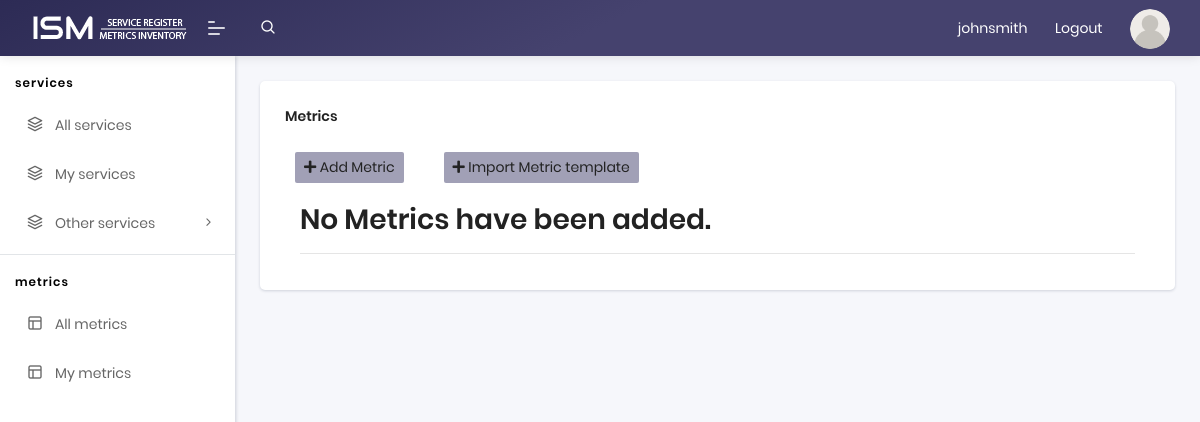
The page /metrics (signed in) on the database as committed earlier.
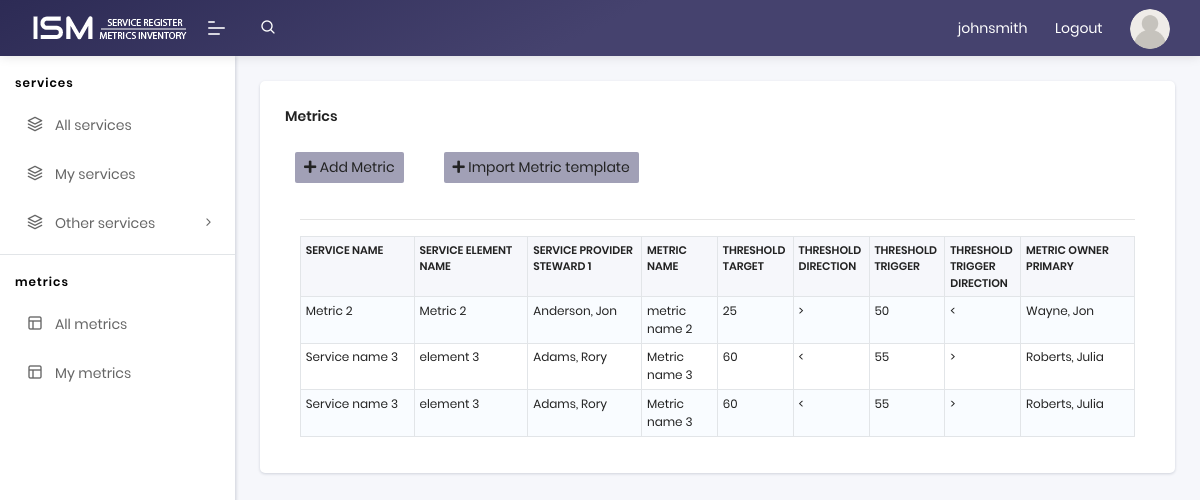
The same page on the database as committed later.
### app/models.py (models this page shows, shortened)
class User(UserMixin, db.Model):
    id = db.Column(db.Integer, primary_key=True)
    username = db.Column(db.String(64), index=True, unique=True)
    email = db.Column(db.String(120), index=True, unique=True)
    password_hash = db.Column(db.String(128))
    posts = db.relationship('Post', backref='author', lazy='dynamic')
    metrics = db.relationship('Metric', backref='creator', lazy='dynamic')
    about_me = db.Column(db.String(140))
    last_seen = db.Column(db.DateTime, default=datetime.utcnow)
    approved = db.relationship(
        'Metric', secondary=approvals,
        primaryjoin=(approvals.c.approved_id == id),
        secondaryjoin=(approvals.c.approver_id == id),
        backref=db.backref('followers', lazy='dynamic'), lazy='dynamic')

class Metric(db.Model):
    id = db.Column(db.Integer, primary_key=True)
    service_name = db.Column(db.String(120), index=True)
    service_element_name = db.Column(db.String(120), index=True)
    service_level_detail = db.Column(db.Text,index=False)
    target = db.Column(db.Integer, index=True)
    service_provider_steward_1 = db.Column(db.String(120), index=True)
    metric_name = db.Column(db.String(120), index=True)
    metric_description = db.Column(db.Text,index=False )
    metric_rationale = db.Column(db.Text, index=False)
    metric_value_display_format = db.Column(db.String(120), index=False)
    threshold_target = db.Column(db.Integer, index=False)
    threshold_target_rationale = db.Column(db.String(500), index=False)
    threshold_target_direction = db.Column(db.String(10), index=False)
    threshold_trigger = db.Column(db.Integer, index=False)
    threshold_trigger_rationale = db.Column(db.String(500), index=False)
    threshold_trigger_direction = db.Column(db.String(10), index=False)
    data_source = db.Column(db.String(120), index=True)
    data_update_frequency = db.Column(db.String(120), index=True)
    metric_owner_primary = db.Column(db.String(120), index=True)
    vantage_control_id = db.Column(db.String(120), index=True)
    user_id = db.Column(db.Integer, db.ForeignKey('user.id'))

### app/routes.py (the view)
@app.route('/metrics', methods=['GET', 'POST'])
@login_required
def list_metrics():
    metrics = Metric.query.all()
    return render_template('metrics.html',
                            metrics=metrics, title="Metrics")

### app/models.py (called while the page is built)
@login.user_loader
def load_user(id):
    return User.query.get(int(id))

### app/routes.py (called while the page is built)
@app.before_request
def before_request():
    if current_user.is_authenticated:
        current_user.last_seen = datetime.utcnow()
        db.session.commit()

### app/templates/metrics.html (shortened to what this page needs)
{% extends "base.html" %}
{% import 'bootstrap/wtf.html' as wtf %}
{% block app_content %}
<div class="pcoded-main-container pt-10">
    <div class="pcoded-content">
        <div class="row">
            <div class="col-lg-12">
                <div class="card">
                    <div class="card-header">
                        <h5>Metrics</h5>
                    </div>
                    <div class="card-body">
                        <div class="row up_row">
                                <div class="">
                                        <a href="{{ url_for('add_metric') }}" class="btn btn-default btn-sm">
                                            <i class="fa fa-plus"></i>
                                            Add Metric
                                        </a>
                                </div>
                                <div class="import_holder">
                                        <a href="{{ url_for('doimport') }}"  class="btn btn-default btn-sm">
                                            <i class="fa fa-plus"></i>
                                            Import Metric template
                                        </a>
                                 </div>
                        </div>
                        <div class="col-md-12">
                            {% if metrics %}
                            <hr class="intro-divider">
                            <div class="center">
                                <table class="table table-striped table-bordered">
                                <thead>
                                    <tr>
                                    <th width="15%"> Service Name </th>
                                    <th width="15%"> Service Element Name </th>
                                    <th width="15%"> Service Provider Steward 1 </th>
                                    <th width="10%"> Metric Name </th>
                                    <th width="10%"> Threshold target </th>
                                    <th width="10%"> Threshold direction </th>
                                    <th width="10%"> Threshold trigger </th>
                                    <th width="10%"> Threshold trigger direction</th>
                                    <th width="15%"> Metric Owner Primary</th>
                                    </tr>
                                </thead>
                                <tbody>
                                {% for metric in metrics %}
                                    <tr>
                                    <td> {{ metric.service_name }} </td>
                                    <td> {{ metric.service_element_name }} </td>
                                    <td> {{ metric.service_provider_steward_1 }} </td>
                                    <td> {{ metric.metric_name }} </td>
                                    <td> {{ metric.threshold_target }} </td>
                                    <td> {{ metric.threshold_target_direction }} </td>
                                    <td> {{ metric.threshold_trigger }} </td>
                                    <td> {{ metric.threshold_trigger_direction }} </td>
                                    <td> {{ metric.metric_owner_primary }} </td>
                                    </tr>
                                {% endfor %}
                                </tbody>
                                </table>
                            </div>
                            <div style="text-align: left">
                            {% else %}
                            <div style="text-align: left">
                                <h3> No Metrics have been added. </h3>
                                <hr class="intro-divider">
                            {% endif %}
                        </div>
                </div>
            </div>
        </div>
    </div>
</div>
{% endblock %}

### app/templates/base.html (shortened to what this page needs)
<!DOCTYPE html>
<html lang="en">
<head>
    <link rel="stylesheet" href="/static/assets/css/style.css">
</head>
<body class="">
    {% include 'sidebar.html' %}
    {% include 'navigation.html' %}
    {% block content %}
        {% block app_content %}{% endblock %}
    {% endblock %}
</body>
</html>

### app/templates/sidebar.html (shortened to what this page needs)
	<nav class="pcoded-navbar menupos-fixed menu-light ">
		<div class="navbar-wrapper  ">
			<div class="navbar-content scroll-div " >
				<ul class="nav pcoded-inner-navbar ">
					<li class="nav-item pcoded-menu-caption">
						<label>Services</label>
					</li>
					<li class="nav-item">
                        <a target="_blank" rel="noopener"
                           href="#" class="nav-link ">
                            <span class="pcoded-micon">
                                <i class="feather icon-layers"></i></span><span class="pcoded-mtext">All services</span></a>
					</li>
					<li class="nav-item">
							<a href="#">
                            <span class="pcoded-micon">
                                <i class="feather icon-layers"></i></span><span class="pcoded-mtext">My services</span></a>
					</li>
					<li class="nav-item pcoded-hasmenu">
					    <a href="#!" class="nav-link "><span class="pcoded-micon"><i class="feather icon-layers"></i></span><span class="pcoded-mtext">Other services</span></a>
					</li>
					<li class="nav-item pcoded-menu-caption">
						<label>Metrics</label>
					</li>
					<li class="nav-item">
						<a href="{{ url_for('list_metrics') }}" class="nav-link ">
                        <span class="pcoded-micon">
                            <i class="feather icon-layout"></i></span><span class="pcoded-mtext">All metrics</span></a>
					</li>
					<li class="nav-item">
							<a href="{{ url_for('own_metrics', username=current_user.username) }}">
                            <span class="pcoded-micon">
                                <i class="feather icon-layout"></i></span><span class="pcoded-mtext">My metrics</span></a>
					</li>
				</ul>
			</div>
		</div>
	</nav>

### app/templates/navigation.html (shortened to what this page needs)
	<header class="navbar pcoded-header navbar-expand-lg navbar-light headerpos-fixed header-purple">
        <div class="m-header">
            <a class="mobile-menu" id="mobile-collapse" href="#!"><span></span></a>
            <a href="{{ url_for('index') }}"b-brand">
                <img src="/static/assets/images/ism_logo_2.png" alt="" class="logo">
            </a>
        </div>
        <div class="collapse navbar-collapse">
            <ul class="navbar-nav mr-auto">
                <li class="nav-item">
                    <a href="#!" class="pop-search"><i class="feather icon-search"></i></a>
                </li>
            </ul>
            <ul class="navbar-nav ml-auto">
                {% if current_user.is_anonymous %}
                    <li><a href="{{ url_for('login') }}">Login</a></li>
                    {% else %}
                    <li><a href="{{ url_for('user', username=current_user.username) }}">{{current_user.username}}</a></li>
                    <li><a href="{{ url_for('logout') }}">Logout</a></li>
                    {% endif %}                <li>
                    <div class="dropdown drp-user">
                        <a href="#!" class="dropdown-toggle" data-toggle="dropdown">
                            <img src="/static/assets/images/user/avatar-grey.png" class="img-radius wid-40" alt="User-Profile-Image">
                        </a>
                    </div>
                </li>
            </ul>
        </div>
    </header>

Rows that differ between the two databases and show on the page:
added Metric: service_name "Metric 2", service_element_name "Metric 2", service_provider_steward_1 "Anderson, Jon", metric_name "metric name 2", threshold_target "25", threshold_target_direction ">", threshold_trigger "50", threshold_trigger_direction "<", metric_owner_primary "Wayne, Jon"
added Metric: service_name "Service name 3", service_element_name "element 3", service_provider_steward_1 "Adams, Rory", metric_name "Metric name 3", threshold_target "60", threshold_target_direction "<", threshold_trigger "55", threshold_trigger_direction ">", metric_owner_primary "Roberts, Julia"
added Metric: service_name "Service name 3", service_element_name "element 3", service_provider_steward_1 "Adams, Rory", metric_name "Metric name 3", threshold_target "60", threshold_target_direction "<", threshold_trigger "55", threshold_trigger_direction ">", metric_owner_primary "Roberts, Julia"
Other text that changed with them:
text no longer shown: "No Metrics have been added."
text now shown: "SERVICE NAME SERVICE ELEMENT NAME SERVICE PROVIDER STEWARD 1 METRIC NAME THRESHOLD TARGET THRESHOLD DIRECTION THRESHOLD TRIGGER THRESHOLD TRIGGER DIRECTION METRIC OWNER PRIMARY"
